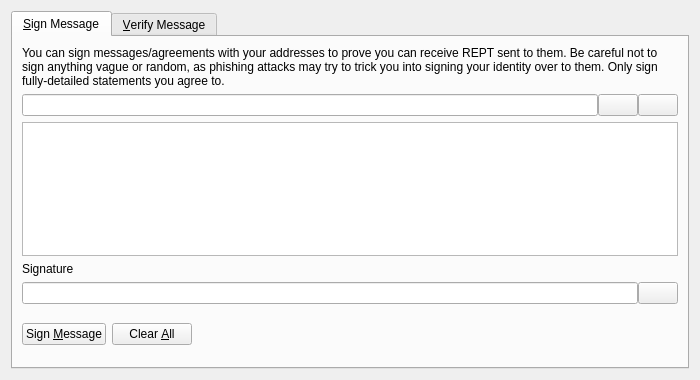
<?xml version="1.0" encoding="UTF-8"?>
<ui version="4.0">
 <class>SignVerifyMessageDialog</class>
 <widget class="QDialog" name="SignVerifyMessageDialog">
  <property name="geometry">
   <rect>
    <x>0</x>
    <y>0</y>
    <width>700</width>
    <height>380</height>
   </rect>
  </property>
  <property name="windowTitle">
   <string>Signatures - Sign / Verify a Message</string>
  </property>
  <property name="modal">
   <bool>true</bool>
  </property>
  <layout class="QVBoxLayout" name="verticalLayout">
   <item>
    <widget class="QTabWidget" name="tabWidget">
     <property name="currentIndex">
      <number>0</number>
     </property>
     <widget class="QWidget" name="tabSignMessage">
      <attribute name="title">
       <string>&amp;Sign Message</string>
      </attribute>
      <layout class="QVBoxLayout" name="verticalLayout_SM">
       <item>
        <widget class="QLabel" name="infoLabel_SM">
         <property name="text">
          <string>You can sign messages/agreements with your addresses to prove you can receive REPT sent to them. Be careful not to sign anything vague or random, as phishing attacks may try to trick you into signing your identity over to them. Only sign fully-detailed statements you agree to.</string>
         </property>
         <property name="textFormat">
          <enum>Qt::PlainText</enum>
         </property>
         <property name="wordWrap">
          <bool>true</bool>
         </property>
        </widget>
       </item>
       <item>
        <layout class="QHBoxLayout" name="horizontalLayout_1_SM">
         <property name="spacing">
          <number>0</number>
         </property>
         <item>
          <widget class="QValidatedLineEdit" name="addressIn_SM">
           <property name="toolTip">
            <string>The ReptiloidsCoin address to sign the message with</string>
           </property>
          </widget>
         </item>
         <item>
          <widget class="QPushButton" name="addressBookButton_SM">
           <property name="toolTip">
            <string>Choose previously used address</string>
           </property>
           <property name="text">
            <string/>
           </property>
           <property name="icon">
            <iconset resource="../bitcoin.qrc">
             <normaloff>:/icons/address-book</normaloff>:/icons/address-book</iconset>
           </property>
           <property name="shortcut">
            <string>Alt+A</string>
           </property>
           <property name="autoDefault">
            <bool>false</bool>
           </property>
          </widget>
         </item>
         <item>
          <widget class="QPushButton" name="pasteButton_SM">
           <property name="toolTip">
            <string>Paste address from clipboard</string>
           </property>
           <property name="text">
            <string/>
           </property>
           <property name="icon">
            <iconset resource="../bitcoin.qrc">
             <normaloff>:/icons/editpaste</normaloff>:/icons/editpaste</iconset>
           </property>
           <property name="shortcut">
            <string>Alt+P</string>
           </property>
           <property name="autoDefault">
            <bool>false</bool>
           </property>
          </widget>
         </item>
        </layout>
       </item>
       <item>
        <widget class="QPlainTextEdit" name="messageIn_SM">
         <property name="toolTip">
          <string>Enter the message you want to sign here</string>
         </property>
        </widget>
       </item>
       <item>
        <widget class="QLabel" name="signatureLabel_SM">
         <property name="text">
          <string>Signature</string>
         </property>
         <property name="textFormat">
          <enum>Qt::PlainText</enum>
         </property>
        </widget>
       </item>
       <item>
        <layout class="QHBoxLayout" name="horizontalLayout_2_SM">
         <property name="spacing">
          <number>0</number>
         </property>
         <item>
          <widget class="QLineEdit" name="signatureOut_SM">
           <property name="font">
            <font>
             <italic>true</italic>
            </font>
           </property>
           <property name="readOnly">
            <bool>true</bool>
           </property>
          </widget>
         </item>
         <item>
          <widget class="QPushButton" name="copySignatureButton_SM">
           <property name="toolTip">
            <string>Copy the current signature to the system clipboard</string>
           </property>
           <property name="text">
            <string/>
           </property>
           <property name="icon">
            <iconset resource="../bitcoin.qrc">
             <normaloff>:/icons/editcopy</normaloff>:/icons/editcopy</iconset>
           </property>
           <property name="autoDefault">
            <bool>false</bool>
           </property>
          </widget>
         </item>
        </layout>
       </item>
       <item>
        <layout class="QHBoxLayout" name="horizontalLayout_3_SM">
         <item>
          <widget class="QPushButton" name="signMessageButton_SM">
           <property name="toolTip">
            <string>Sign the message to prove you own this ReptiloidsCoin address</string>
           </property>
           <property name="text">
            <string>Sign &amp;Message</string>
           </property>
           <property name="icon">
            <iconset resource="../bitcoin.qrc">
             <normaloff>:/icons/edit</normaloff>:/icons/edit</iconset>
           </property>
           <property name="autoDefault">
            <bool>false</bool>
           </property>
          </widget>
         </item>
         <item>
          <widget class="QPushButton" name="clearButton_SM">
           <property name="toolTip">
            <string>Reset all sign message fields</string>
           </property>
           <property name="text">
            <string>Clear &amp;All</string>
           </property>
           <property name="icon">
            <iconset resource="../bitcoin.qrc">
             <normaloff>:/icons/remove</normaloff>:/icons/remove</iconset>
           </property>
           <property name="autoDefault">
            <bool>false</bool>
           </property>
          </widget>
         </item>
         <item>
          <spacer name="horizontalSpacer_1_SM">
           <property name="orientation">
            <enum>Qt::Horizontal</enum>
           </property>
           <property name="sizeHint" stdset="0">
            <size>
             <width>40</width>
             <height>48</height>
            </size>
           </property>
          </spacer>
         </item>
         <item>
          <widget class="QLabel" name="statusLabel_SM">
           <property name="font">
            <font>
             <weight>75</weight>
             <bold>true</bold>
            </font>
           </property>
           <property name="text">
            <string/>
           </property>
           <property name="wordWrap">
            <bool>true</bool>
           </property>
          </widget>
         </item>
         <item>
          <spacer name="horizontalSpacer_2_SM">
           <property name="orientation">
            <enum>Qt::Horizontal</enum>
           </property>
           <property name="sizeHint" stdset="0">
            <size>
             <width>40</width>
             <height>48</height>
            </size>
           </property>
          </spacer>
         </item>
        </layout>
       </item>
      </layout>
     </widget>
     <widget class="QWidget" name="tabVerifyMessage">
      <attribute name="title">
       <string>&amp;Verify Message</string>
      </attribute>
      <layout class="QVBoxLayout" name="verticalLayout_VM">
       <item>
        <widget class="QLabel" name="infoLabel_VM">
         <property name="text">
          <string>Enter the receiver's address, message (ensure you copy line breaks, spaces, tabs, etc. exactly) and signature below to verify the message. Be careful not to read more into the signature than what is in the signed message itself, to avoid being tricked by a man-in-the-middle attack. Note that this only proves the signing party receives with the address, it cannot prove sendership of any transaction!</string>
         </property>
         <property name="textFormat">
          <enum>Qt::PlainText</enum>
         </property>
         <property name="alignment">
          <set>Qt::AlignLeading|Qt::AlignLeft|Qt::AlignTop</set>
         </property>
         <property name="wordWrap">
          <bool>true</bool>
         </property>
        </widget>
       </item>
       <item>
        <layout class="QHBoxLayout" name="horizontalLayout_1_VM">
         <property name="spacing">
          <number>0</number>
         </property>
         <item>
          <widget class="QValidatedLineEdit" name="addressIn_VM">
           <property name="toolTip">
            <string>The ReptiloidsCoin address the message was signed with</string>
           </property>
          </widget>
         </item>
         <item>
          <widget class="QPushButton" name="addressBookButton_VM">
           <property name="toolTip">
            <string>Choose previously used address</string>
           </property>
           <property name="text">
            <string/>
           </property>
           <property name="icon">
            <iconset resource="../bitcoin.qrc">
             <normaloff>:/icons/address-book</normaloff>:/icons/address-book</iconset>
           </property>
           <property name="shortcut">
            <string>Alt+A</string>
           </property>
           <property name="autoDefault">
            <bool>false</bool>
           </property>
          </widget>
         </item>
        </layout>
       </item>
       <item>
        <widget class="QPlainTextEdit" name="messageIn_VM"/>
       </item>
       <item>
        <widget class="QValidatedLineEdit" name="signatureIn_VM"/>
       </item>
       <item>
        <layout class="QHBoxLayout" name="horizontalLayout_2_VM">
         <item>
          <widget class="QPushButton" name="verifyMessageButton_VM">
           <property name="toolTip">
            <string>Verify the message to ensure it was signed with the specified ReptiloidsCoin address</string>
           </property>
           <property name="text">
            <string>Verify &amp;Message</string>
           </property>
           <property name="icon">
            <iconset resource="../bitcoin.qrc">
             <normaloff>:/icons/transaction_0</normaloff>:/icons/transaction_0</iconset>
           </property>
           <property name="autoDefault">
            <bool>false</bool>
           </property>
          </widget>
         </item>
         <item>
          <widget class="QPushButton" name="clearButton_VM">
           <property name="toolTip">
            <string>Reset all verify message fields</string>
           </property>
           <property name="text">
            <string>Clear &amp;All</string>
           </property>
           <property name="icon">
            <iconset resource="../bitcoin.qrc">
             <normaloff>:/icons/remove</normaloff>:/icons/remove</iconset>
           </property>
           <property name="autoDefault">
            <bool>false</bool>
           </property>
          </widget>
         </item>
         <item>
          <spacer name="horizontalSpacer_1_VM">
           <property name="orientation">
            <enum>Qt::Horizontal</enum>
           </property>
           <property name="sizeHint" stdset="0">
            <size>
             <width>40</width>
             <height>48</height>
            </size>
           </property>
          </spacer>
         </item>
         <item>
          <widget class="QLabel" name="statusLabel_VM">
           <property name="font">
            <font>
             <weight>75</weight>
             <bold>true</bold>
            </font>
           </property>
           <property name="text">
            <string/>
           </property>
           <property name="wordWrap">
            <bool>true</bool>
           </property>
          </widget>
         </item>
         <item>
          <spacer name="horizontalSpacer_2_VM">
           <property name="orientation">
            <enum>Qt::Horizontal</enum>
           </property>
           <property name="sizeHint" stdset="0">
            <size>
             <width>40</width>
             <height>48</height>
            </size>
           </property>
          </spacer>
         </item>
        </layout>
       </item>
      </layout>
     </widget>
    </widget>
   </item>
  </layout>
 </widget>
 <customwidgets>
  <customwidget>
   <class>QValidatedLineEdit</class>
   <extends>QLineEdit</extends>
   <header>qt/qvalidatedlineedit.h</header>
  </customwidget>
 </customwidgets>
 <resources>
  <include location="../bitcoin.qrc"/>
 </resources>
 <connections/>
</ui>
